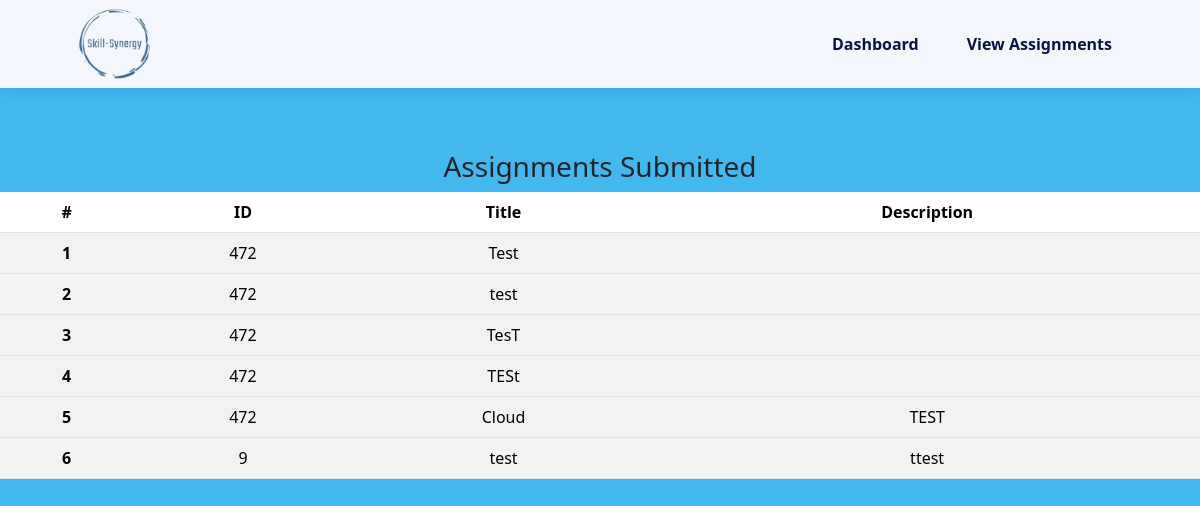
Screenshot of /view_assignment.php with the database file from the repository.
### tables this page shows
CREATE TABLE `assignment` (
  `assignment_id` int(32) NOT NULL,
  `title` varchar(32) NOT NULL,
  `description` varchar(255) DEFAULT NULL,
  `status` varchar(10) NOT NULL,
  `pdf` varchar(300) NOT NULL,
  `created_at` timestamp NOT NULL DEFAULT current_timestamp()
);

### view_assignment.php (the view, shortened to what this page needs)
<!DOCTYPE html>
<html lang="en">
<head>
    <link rel="stylesheet" href="https://cdnjs.cloudflare.com/ajax/libs/remixicon/3.5.0/remixicon.css" />
    <link rel="stylesheet" href="style.css" />
    <link href="https://cdn.jsdelivr.net/npm/bootstrap@5.3.2/dist/css/bootstrap.min.css" rel="stylesheet" />
</head>
<body>
    <header class="header" id="header">
        <nav class="navbar_custom nav-container">
            <img src="skill-Synergy.png" alt="" class="nav__logo">
            <div class="nav__menu" id="nav-menu">
                <ul class="nav__list">
                    <li class="nav__item">
                        <a href="instructor_dashboard.php" class="nav__link">Dashboard</a>
                    </li>
                    <li class="nav__item">
                        <a href="view_assignment.php" class="nav__link">View Assignments</a>
                    </li>
                </ul>
            </div>
        </nav>
    </header>
    <section style="margin-top: 150px;">
        <div class="table_to_edit">
            <table class="table table table-striped table-hover">
                <h3> Assignments Submitted</h3>
                <?php
                include 'db.php';
                $sql = "SELECT assignment_id, title, description FROM assignment";
                $query = mysqli_query($conn, $sql);
                if (mysqli_num_rows($query) > 0) {
                ?>
                    <thead>
                        <tr>
                            <th scope="col">#</th>
                            <th scope="col">ID</th>
                            <th scope="col">Title</th>
                            <th scope="col">Description</th>
                        </tr>
                    </thead>
                    <?php
                    $i = 1;
                    while ($info = mysqli_fetch_array($query)) {
                        $assignment_id = $info['assignment_id'];
                        $title = $info['title'];
                        $description = $info['description']
                    ?>
                        <tbody>
                            <tr>
                                <th scope="row"><?= $i++ ?></th>
                                <td><?= $assignment_id ?></td>
                                <td><?= $title ?></td>
                                <td><?= $description ?></td>
                            </tr>
                        <?php
                    }
                }
                    ?>
                        </tbody>
            </table>
        </div>
    </section>
</body>
</html>

### style.css (style rules this page uses)
:root { --header-height: 3.5rem; --first-color: #06BBCC; --title-color: hsl(230, 75%, 15%); --text-color: hsl(230, 12%, 40%); --body-color: hsl(230, 100%, 98%); --container-color: hsl(230, 100%, 97%); --border-color: #06BBCC; --body-font: "Poppins", sans-serif; --h2-font-size: 1.25rem; --normal-font-size: 0.938rem; --font-regular: 400; --font-medium: 500; --font-semi-bold: 600; --z-fixed: 100; --z-modal: 1000; }
@media screen and (min-width: 1023px) { :root { --h2-font-size: 1.5rem; --normal-font-size: 1rem; } }
* { box-sizing: border-box; padding: 0; margin: 0; }
html { scroll-behavior: smooth; }
body, input, button { font-family: var(--body-font); font-size: var(--normal-font-size); }
body { background-color: hsl(199, 84%, 60%) !important; background-size: cover; background-position: center; background-repeat: no-repeat; background-attachment: fixed; }
ul { list-style: none; }
a { text-decoration: none !important; }
img { display: block; max-width: 100%; height: auto; }
.nav-container { max-width: 1120px !important; margin-inline: 1.5rem; }
.header { position: fixed; top: 0; left: 0; width: 100%; background-color: var(--body-color); box-shadow: 0 2px 16px hsla(230, 75%, 32%, 0.15); z-index: var(--z-fixed); }
.navbar_custom { height: var(--header-height); display: flex; justify-content: space-between; align-items: center; }
.nav__logo { height: 79px; width: 150px; }
.nav__list { display: flex; flex-direction: column; row-gap: 2.5rem; text-align: center; margin-bottom: 0; }
.nav__link { color: var(--title-color); font-weight: var(--font-semi-bold); transition: color 0.4s; }
img { width: 100%; height: auto; object-fit: cover; }
img { object-fit: contain; }
@media screen and (min-width: 1023px) { .navbar_custom { height: calc(var(--header-height) + 2rem); column-gap: 3rem; } }
@media screen and (min-width: 1023px) { .nav__menu { margin-left: auto; } }
@media screen and (min-width: 1023px) { .nav__list { flex-direction: row; column-gap: 3rem; } }
@media screen and (min-width: 1150px) { .nav-container { margin-inline: auto; } }

### view_assignment.php (style rules this page uses)
.table_to_edit { margin-top: 100px; margin-bottom: 100px; }
h3 { text-align: center; }
a { text-decoration: none; }
tr { text-align: center; }

### rows the page displays
assignment: assignment "472", title "Test"
assignment: assignment "472", title "test"
assignment: assignment "472", title "TesT"
assignment: assignment "472", title "TESt"
assignment: assignment "472", title "Cloud", description "TEST"
assignment: assignment "9", title "test", description "ttest"
